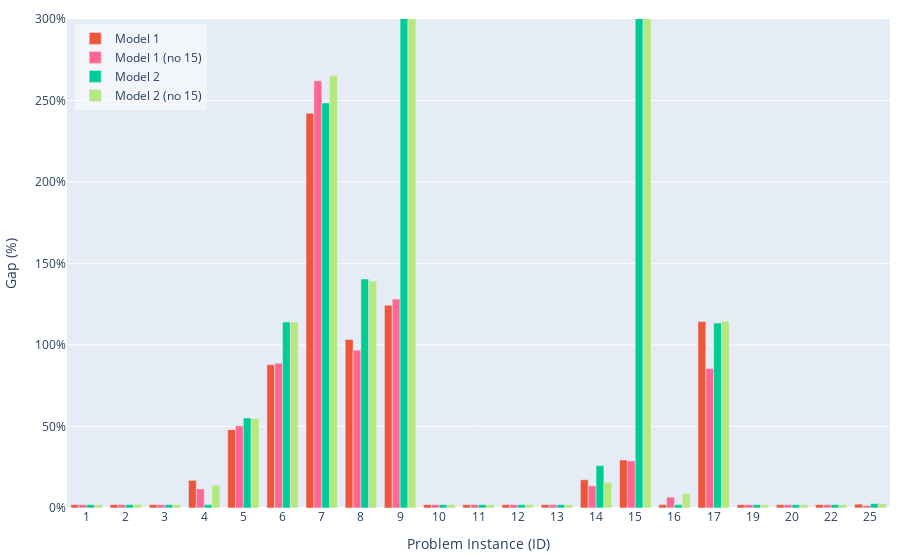

Here is the notebook cell this chart was saved with:
### Code cell
import plotly.graph_objects as go

# Create bar plot with visible zeros
hovertemplate_text='Model: %{customdata[0]}<br>ID: %{x}<br>Gap: %{text}%<br>Nodes: %{customdata[1]}<br>Runtime: %{customdata[2]} s<br>Heuristics: %{customdata[3]} s<br>Total Time: %{customdata[4]} s<extra></extra>'

positions = list(range(len(df1)))
max_gap = 300


fig = go.Figure()

fig.add_trace(
    go.Bar(
        name='Model 1',
        x=positions,
        y=add_offset_to_zeros(df1['gap'])[0],
        text=df1['gap'].apply(lambda x: f'{x:.2f}'),
        marker_color=colormap[1],
        customdata=np.dstack((
            df1['model'], 
            df1['nodes'], 
            df1['runtime'].apply(lambda x: f'{x:.2f}'),
            df1['heuristics_time'].apply(lambda x: f'{x:.2f}'),
            df1['total_time'].apply(lambda x: f'{x:.2f}')
        ))[0],
        textposition='none',
        hovertemplate=hovertemplate_text,
        offsetgroup='1'
    )
)
fig.add_trace(
    go.Bar(
        name='Model 1 (no 15)',
        x=positions,
        y=add_offset_to_zeros(df1e['gap'])[0],
        text=df1e['gap'].apply(lambda x: f'{x:.2f}'),
        marker_color=colormap[6],
        customdata=np.dstack((
            df1e['model'], 
            df1e['nodes'], 
            df1e['runtime'].apply(lambda x: f'{x:.2f}'),
            df1e['heuristics_time'].apply(lambda x: f'{x:.2f}'),
            df1e['total_time'].apply(lambda x: f'{x:.2f}')
        ))[0],
        textposition='none',
        hovertemplate=hovertemplate_text,
        offsetgroup='2'
    )
)
fig.add_trace(
    go.Bar(
        name='Model 2',
        x=positions,
        y=add_offset_to_zeros(df2['gap'])[0],
        text=df2['gap'].apply(lambda x: f'{x:.2f}'),
        marker_color=colormap[2],
        customdata=np.dstack((
            df2['model'], 
            df2['nodes'], 
            df2['runtime'].apply(lambda x: f'{x:.2f}'),
            df2['heuristics_time'].apply(lambda x: f'{x:.2f}'),
            df2['total_time'].apply(lambda x: f'{x:.2f}')
        ))[0],
        textposition='none',
        hovertemplate=hovertemplate_text,
        offsetgroup='3'
    )
)

fig.add_trace(
    go.Bar(
        name='Model 2 (no 15)',
        x=positions,
        y=add_offset_to_zeros(df2e['gap'])[0],
        text=df2e['gap'].apply(lambda x: f'{x:.2f}'),
        marker_color=colormap[7],
        customdata=np.dstack((
            df2e['model'], 
            df2e['nodes'], 
            df2e['runtime'].apply(lambda x: f'{x:.2f}'),
            df2e['heuristics_time'].apply(lambda x: f'{x:.2f}'),
            df2e['total_time'].apply(lambda x: f'{x:.2f}')
        ))[0],
        textposition='none',
        hovertemplate=hovertemplate_text,
        offsetgroup='4'
    )
)



fig.update_layout(
    autosize=True,
    margin=dict(l=10, r=10, t=10, b=10),
    barmode='group',
    yaxis = dict(
        range=[-0.05, max_gap],
        title = 'Gap (%)',
        tickvals = list(range(0, max_gap + 1, 50)),
        ticktext = [str(i) + '%' for i in range(0, max_gap + 1, 50)],
    ),
    xaxis = dict(
        title = 'Problem Instance (ID)',
        tickmode = 'array',
        tickvals = positions,
        ticktext = list(instances),
    ),
    legend=dict(
        x=0.01,
        y=0.99,
        xanchor='left',
        yanchor='top',
        bgcolor='rgba(255, 255, 255, 0.5)'
    )
)

fig.show()

# # Save as HTML
# div_schedule = plot(
#     fig, include_plotlyjs=True, config={"responsive": True}, output_type="div"
# )
# with open('../docs/images/comparison-solutions-gap.html', 'w') as f:
#     f.write(div_schedule)

### Figure 1 — Plotly figure (JSON) as saved in the notebook; plotly's stock layout.template omitted (floating-point values rounded to 4 significant figures)
{"data": [{"customdata": [[1, 3, "0.22", "13.55", "13.77"], [1, 1111, "30.58", "72.60", "103.18"], [1, 86, "19.41", "120.16", "139.57"], [1, 80836, "300.00", "17.44", "317.44"], [1, 6337, "300.01", "95.69", "395.70"], [1, 655, "300.00", "120.12", "420.13"], [1, 34208, "300.00", "18.28", "318.28"], [1, 718, "300.00", "111.88", "411.88"], [1, 702, "300.00", "120.14", "420.15"], [1, 55, "2.60", "89.67", "92.26"], [1, 3, "15.70", "120.24", "135.93"], [1, 38, "62.60", "121.02", "183.62"], [1, 334, "13.72", "108.76", "122.48"], [1, 1412, "300.05", "120.60", "420.66"], [1, 74, "300.09", "120.25", "420.34"], [1, 1156, "34.44", "120.02", "154.46"], [1, 587, "300.04", "120.05", "420.10"], [1, 3, "12.13", "120.55", "132.68"], [1, 3, "177.94", "121.39", "299.32"], [1, 44, "27.61", "120.28", "147.89"], [1, 5753, "300.04", "120.16", "420.20"]], "hovertemplate": "Model: %{customdata[0]}<br>ID: %{x}<br>Gap: %{text}%<br>Nodes: %{customdata[1]}<br>Runtime: %{customdata[2]} s<br>Heuristics: %{customdata[3]} s<br>Total Time: %{customdata[4]} s<extra></extra>", "marker": {"color": "#EF553B"}, "name": "Model 1", "offsetgroup": "1", "text": ["0.00", "0.00", "0.00", "16.93", "48.00", "87.81", "242.12", "103.37", "124.38", "0.00", "0.00", "0.00", "0.00", "17.26", "29.37", "0.00", "114.32", "0.00", "0.00", "0.00", "2.31"], "textposition": "none", "type": "bar", "x": [0, 1, 2, 3, 4, 5, 6, 7, 8, 9, 10, 11, 12, 13, 14, 15, 16, 17, 18, 19, 20], "y": [2.0, 2.0, 2.0, 16.93, 48.0, 87.81, 242.1, 103.4, 124.4, 2.0, 2.0, 2.0, 2.0, 17.26, 29.37, 2.0, 114.3, 2.0, 2.0, 2.0, 2.306]}, {"customdata": [[1, 39, "0.34", "13.01", "13.35"], [1, 656, "17.81", "84.48", "102.29"], [1, 133, "19.66", "120.05", "139.71"], [1, 67220, "300.00", "20.01", "320.01"], [1, 6445, "300.00", "96.64", "396.65"], [1, 706, "300.01", "120.23", "420.24"], [1, 34848, "300.00", "18.04", "318.04"], [1, 796, "300.01", "112.42", "412.43"], [1, 1265, "300.01", "120.12", "420.12"], [1, 21, "1.67", "79.80", "81.47"], [1, 3, "15.82", "120.30", "136.13"], [1, 44, "62.14", "120.79", "182.94"], [1, 206, "6.82", "89.75", "96.57"], [1, 1626, "300.04", "120.44", "420.48"], [1, 140, "300.09", "120.70", "420.79"], [1, 23020, "300.00", "99.02", "399.03"], [1, 613, "300.02", "120.35", "420.37"], [1, 3, "8.83", "120.23", "129.05"], [1, 3, "169.15", "121.97", "291.11"], [1, 70, "30.47", "120.54", "151.01"], [1, 6017, "300.04", "120.95", "420.99"]], "hovertemplate": "Model: %{customdata[0]}<br>ID: %{x}<br>Gap: %{text}%<br>Nodes: %{customdata[1]}<br>Runtime: %{customdata[2]} s<br>Heuristics: %{customdata[3]} s<br>Total Time: %{customdata[4]} s<extra></extra>", "marker": {"color": "#FF6692"}, "name": "Model 1 (no 15)", "offsetgroup": "2", "text": ["0.00", "0.00", "0.00", "11.69", "50.32", "88.74", "262.09", "96.82", "128.13", "0.00", "0.00", "0.00", "0.00", "13.52", "28.90", "6.59", "85.51", "0.00", "0.00", "0.00", "1.56"], "textposition": "none", "type": "bar", "x": [0, 1, 2, 3, 4, 5, 6, 7, 8, 9, 10, 11, 12, 13, 14, 15, 16, 17, 18, 19, 20], "y": [2.0, 2.0, 2.0, 11.69, 50.32, 88.74, 262.1, 96.82, 128.1, 2.0, 2.0, 2.0, 2.0, 13.52, 28.9, 6.59, 85.51, 2.0, 2.0, 2.0, 1.556]}, {"customdata": [[2, 3, "0.21", "13.55", "13.76"], [2, 63, "5.92", "72.60", "78.51"], [2, 102, "26.48", "120.16", "146.64"], [2, 624, "3.65", "17.44", "21.08"], [2, 1788, "300.00", "95.69", "395.69"], [2, 231, "300.04", "120.12", "420.16"], [2, 22890, "300.00", "18.28", "318.28"], [2, 547, "300.01", "111.88", "411.89"], [2, 1, "300.07", "120.14", "420.22"], [2, 55, "2.33", "89.67", "91.99"], [2, 3, "16.50", "120.24", "136.73"], [2, 43, "72.68", "121.02", "193.70"], [2, 260, "10.38", "108.76", "119.14"], [2, 1323, "300.04", "120.60", "420.64"], [2, 1, "300.28", "120.25", "420.53"], [2, 1179, "38.46", "120.02", "158.48"], [2, 314, "300.05", "120.05", "420.11"], [2, 3, "14.09", "120.55", "134.64"], [2, 3, "140.89", "121.39", "262.27"], [2, 51, "27.68", "120.28", "147.96"], [2, 5382, "300.04", "120.16", "420.20"]], "hovertemplate": "Model: %{customdata[0]}<br>ID: %{x}<br>Gap: %{text}%<br>Nodes: %{customdata[1]}<br>Runtime: %{customdata[2]} s<br>Heuristics: %{customdata[3]} s<br>Total Time: %{customdata[4]} s<extra></extra>", "marker": {"color": "#00CC96"}, "name": "Model 2", "offsetgroup": "3", "text": ["0.00", "0.00", "0.00", "0.00", "55.18", "114.02", "248.45", "140.45", "929.74", "0.00", "0.00", "0.00", "0.00", "25.98", "352.86", "0.00", "113.40", "0.00", "0.00", "0.00", "2.67"], "textposition": "none", "type": "bar", "x": [0, 1, 2, 3, 4, 5, 6, 7, 8, 9, 10, 11, 12, 13, 14, 15, 16, 17, 18, 19, 20], "y": [2.0, 2.0, 2.0, 2.0, 55.18, 114.0, 248.5, 140.5, 929.7, 2.0, 2.0, 2.0, 2.0, 25.98, 352.9, 2.0, 113.4, 2.0, 2.0, 2.0, 2.665]}, {"customdata": [[2, 39, "0.33", "13.01", "13.34"], [2, 847, "34.26", "84.48", "118.74"], [2, 119, "29.68", "120.05", "149.73"], [2, 67249, "300.00", "20.01", "320.01"], [2, 1778, "300.02", "96.64", "396.66"], [2, 206, "300.02", "120.23", "420.25"], [2, 20153, "300.00", "18.04", "318.04"], [2, 530, "300.00", "112.42", "412.43"], [2, 1, "300.02", "120.12", "420.14"], [2, 21, "1.70", "79.80", "81.49"], [2, 3, "15.35", "120.30", "135.65"], [2, 59, "63.82", "120.79", "184.62"], [2, 191, "7.60", "89.75", "97.35"], [2, 1442, "300.04", "120.44", "420.48"], [2, 1, "300.24", "120.70", "420.94"], [2, 22246, "300.00", "99.02", "399.03"], [2, 508, "300.02", "120.35", "420.37"], [2, 3, "9.26", "120.23", "129.49"], [2, 3, "177.10", "121.97", "299.06"], [2, 56, "25.88", "120.54", "146.42"], [2, 5703, "300.04", "120.95", "420.99"]], "hovertemplate": "Model: %{customdata[0]}<br>ID: %{x}<br>Gap: %{text}%<br>Nodes: %{customdata[1]}<br>Runtime: %{customdata[2]} s<br>Heuristics: %{customdata[3]} s<br>Total Time: %{customdata[4]} s<extra></extra>", "marker": {"color": "#B6E880"}, "name": "Model 2 (no 15)", "offsetgroup": "4", "text": ["0.00", "0.00", "0.00", "13.91", "54.91", "114.11", "265.26", "139.30", "924.97", "0.00", "0.00", "0.00", "0.00", "15.64", "437.20", "8.89", "114.46", "0.00", "0.00", "0.00", "2.68"], "textposition": "none", "type": "bar", "x": [0, 1, 2, 3, 4, 5, 6, 7, 8, 9, 10, 11, 12, 13, 14, 15, 16, 17, 18, 19, 20], "y": [2.0, 2.0, 2.0, 13.91, 54.91, 114.1, 265.3, 139.3, 925.0, 2.0, 2.0, 2.0, 2.0, 15.64, 437.2, 8.892, 114.5, 2.0, 2.0, 2.0, 2.68]}], "layout": {"autosize": true, "barmode": "group", "legend": {"bgcolor": "rgba(255, 255, 255, 0.5)", "x": 0.01, "xanchor": "left", "y": 0.99, "yanchor": "top"}, "margin": {"b": 10, "l": 10, "r": 10, "t": 10}, "xaxis": {"tickmode": "array", "ticktext": [1, 2, 3, 4, 5, 6, 7, 8, 9, 10, 11, 12, 13, 14, 15, 16, 17, 19, 20, 22, 25], "tickvals": [0, 1, 2, 3, 4, 5, 6, 7, 8, 9, 10, 11, 12, 13, 14, 15, 16, 17, 18, 19, 20], "title": {"text": "Problem Instance (ID)"}}, "yaxis": {"range": [-0.05, 300], "ticktext": ["0%", "50%", "100%", "150%", "200%", "250%", "300%"], "tickvals": [0, 50, 100, 150, 200, 250, 300], "title": {"text": "Gap (%)"}}}}
